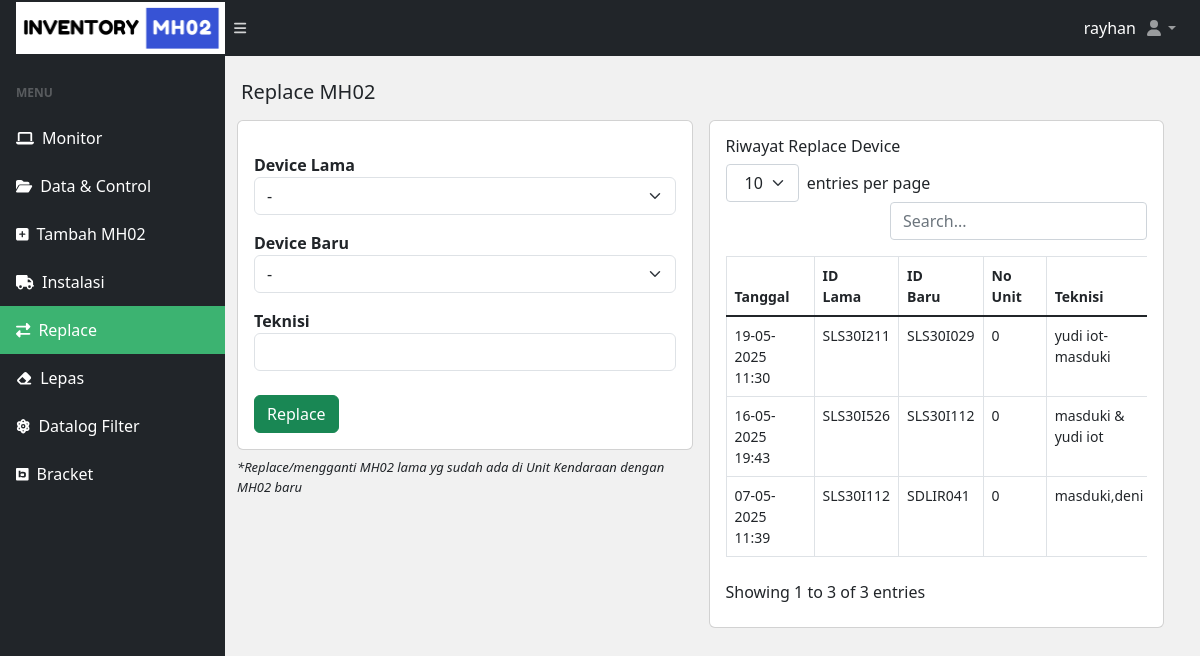
The page /replace-unit.php (signed in) on the database as committed earlier.
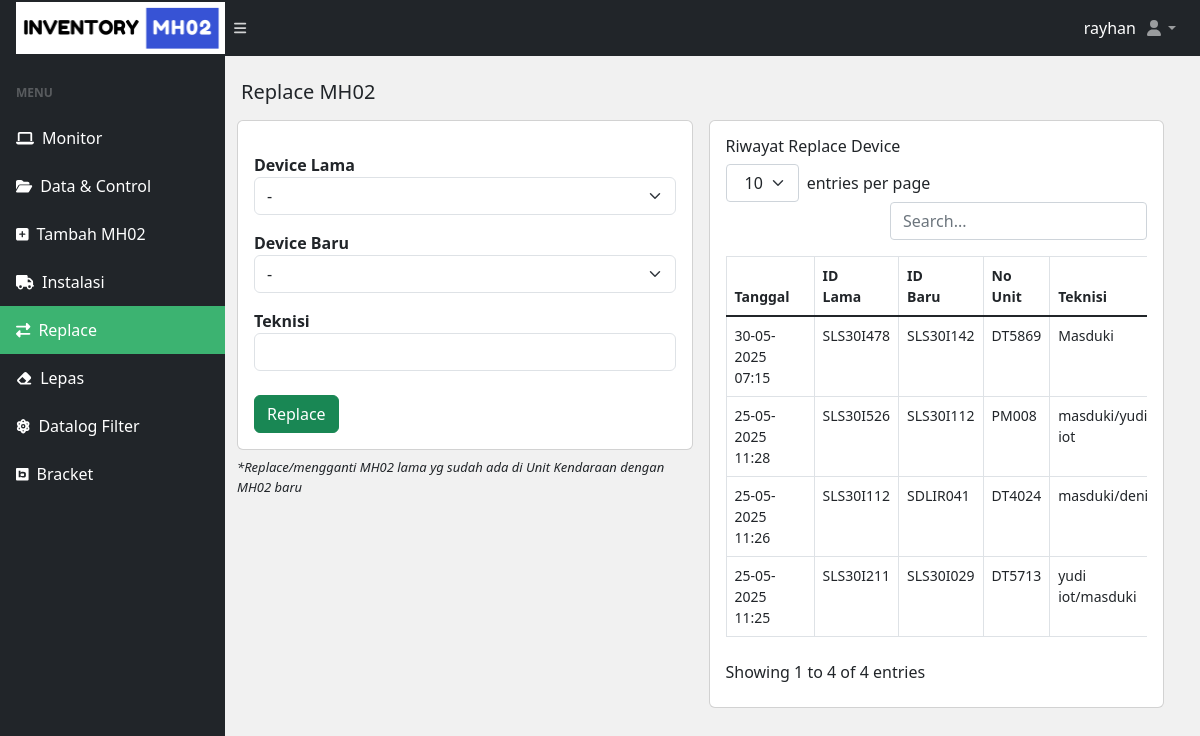
The same page on the database as committed later.
### tables this page shows
CREATE TABLE `replace_device` (
  `id` int(11) NOT NULL,
  `tanggal` varchar(55) NOT NULL,
  `deviceid_lama` varchar(55) NOT NULL,
  `deviceid_baru` varchar(55) NOT NULL,
  `teknisi` varchar(55) NOT NULL,
  `unit` varchar(25) NOT NULL
);

### replace-unit.php (the view, shortened to what this page needs)
<?php
include("database/db.php");
?>
<!DOCTYPE html>
<html lang="en">
<head>
  <?php include('./include/meta.php') ?>
</head>
<body class="sb-nav-fixed">
  <?php include('./include/nav.php') ?>
  <div id="layoutSidenav">
    <?php include('./include/sidenav.php') ?>
    <div id="layoutSidenav_content">
    <main>
        <div class="container-fluid px-3">
            <h5 class="mt-4">Replace MH02</h4>
            <div class="col-md-12 row">
              <div class="col-md-6 p-2">
                <div class="card">
                    <div class="card-body">
                        <form class="row g-3" method="POST" enctype="multipart/form-data">
                        <div class="">
                        <label for="" class="form-label-md mt-3"><b>Device Lama</b></label>
                        <select name="devicelama" class="form-select" id="" require>
                            <option>-</option>
                        </select>
                        <label for="" class="form-label-md mt-3"><b>Device Baru</b></label>
                        <select name="devicebaru" class="form-select" id="" require>
                            <option>-</option>
                        </select>
                        <label for="" class="form-label-md mt-3"><b>Teknisi</b></label>
                        <input type="text" class="form-control" placeholder="" name="teknisi">
                        <input type="submit" class="btn btn-success mt-4" name="submit" value="Replace" />
                        </div>
                        </form>
                    </div>
                </div>
                <p class="mt-2" style="font-size: small;"><i>*Replace/mengganti MH02 lama yg sudah ada di Unit Kendaraan dengan MH02 baru</i></p>
              </div>
              <?php
                  $get_riwayat = mysqli_query($conn, "SELECT * FROM replace_device ORDER BY id DESC");
                  ?>
              <div class="col-md-6 p-2">
                <div class="card card-body">
                  <h6>Riwayat Replace Device</h6>
                  <table id="datatablesSimple">
                    <thead>
                    <tr>
                      <th>Tanggal</th>
                      <th>ID Lama</th>
                      <th>ID Baru</th>
                      <th>No Unit</th>
                      <th>Teknisi</th>
                    </tr>
                    </thead>
                    <tbody>
                    <?php
                    while ($riw = mysqli_fetch_array($get_riwayat)) {
                    ?>
                    <tr>
                      <td><?= $riw['tanggal'] ?></td>
                      <td><?= $riw['deviceid_lama'] ?></td>
                      <td><?= $riw['deviceid_baru'] ?></td>
                      <td><?= $riw['unit'] ?></td>
                      <td><?= $riw['teknisi'] ?></td>
                    </tr>
                    <?php }?>
                    </tbody>
                  </table>
                </div>
              </div>
            </div>
        </div>
    </main>
    </div>
  </div>
</body>
</html>

Rows that differ between the two databases and show on the page:
removed replace_device: tanggal "19-05-2025 11:30", deviceid_lama "SLS30I211", deviceid_baru "SLS30I029", unit "0", teknisi "yudi iot-masduki"
removed replace_device: tanggal "16-05-2025 19:43", deviceid_lama "SLS30I526", deviceid_baru "SLS30I112", unit "0", teknisi "masduki & yudi iot"
removed replace_device: tanggal "07-05-2025 11:39", deviceid_lama "SLS30I112", deviceid_baru "SDLIR041", unit "0", teknisi "masduki,deni"
added replace_device: tanggal "30-05-2025 07:15", deviceid_lama "SLS30I478", deviceid_baru "SLS30I142", unit "DT5869", teknisi "Masduki"
added replace_device: tanggal "25-05-2025 11:28", deviceid_lama "SLS30I526", deviceid_baru "SLS30I112", unit "PM008", teknisi "masduki/yudi iot"
added replace_device: tanggal "25-05-2025 11:26", deviceid_lama "SLS30I112", deviceid_baru "SDLIR041", unit "DT4024", teknisi "masduki/deni"
added replace_device: tanggal "25-05-2025 11:25", deviceid_lama "SLS30I211", deviceid_baru "SLS30I029", unit "DT5713", teknisi "yudi iot/masduki"
Other text that changed with them:
text written by a page script: "entries per page Showing 1 to 3 of 3 entries" → "entries per page Showing 1 to 4 of 4 entries"
